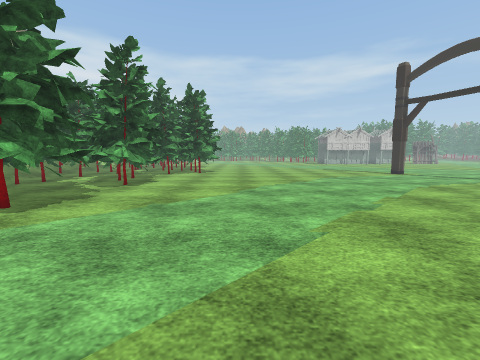
[1] (above)

24 first-person views from a walk through a 3-D level made in the Unity game engine. The camera is 1.3 m above the floor, tilts 6° down and sees 90° across. The floor is counted in squares, 1 m on a side. Each view is taken from the middle of a square. On the plan, view 1 faces up. The plan holds only what a view shows up to about 12 squares ahead; the rest is blank. The place goes on beyond the plan. The player is left out. Some animated figures are not drawn. Some surface patterns are stand-ins.

[2]
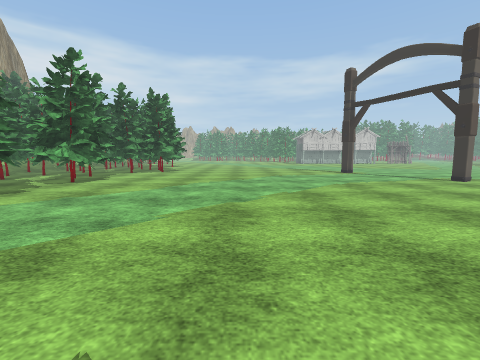

[3]
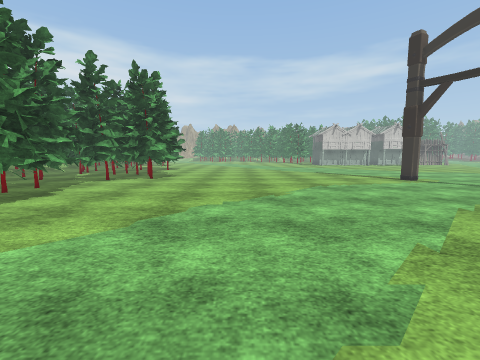

[4]
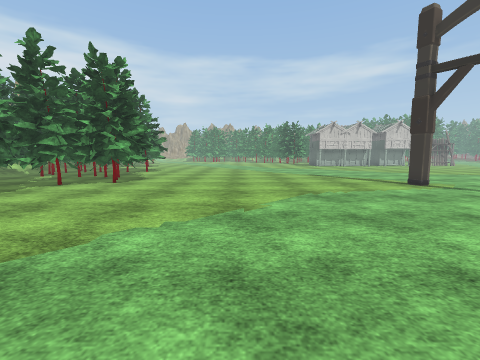

[5]
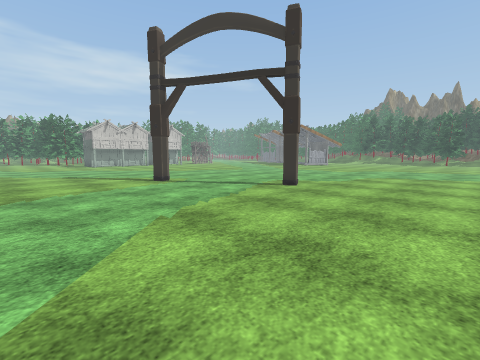

[6]
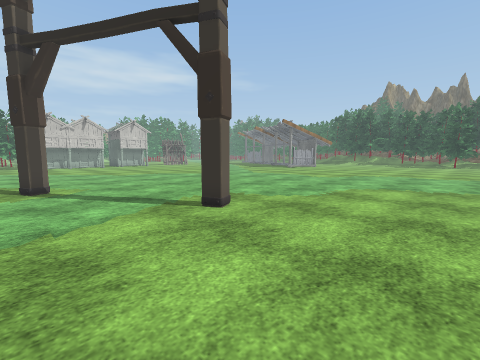

[7]
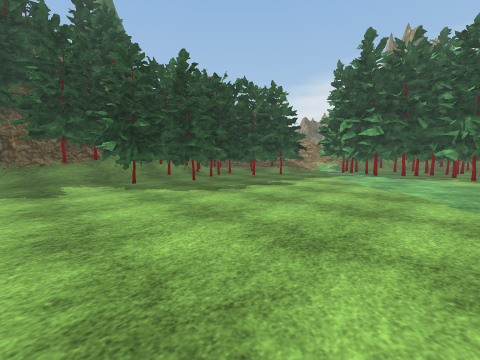

[8]
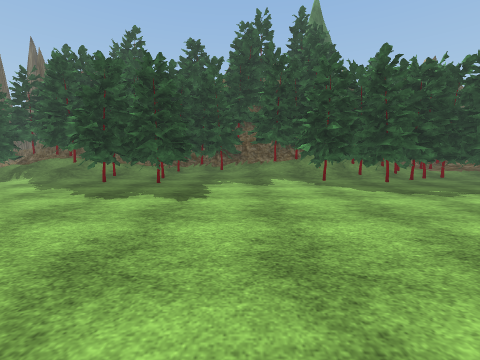

[9]
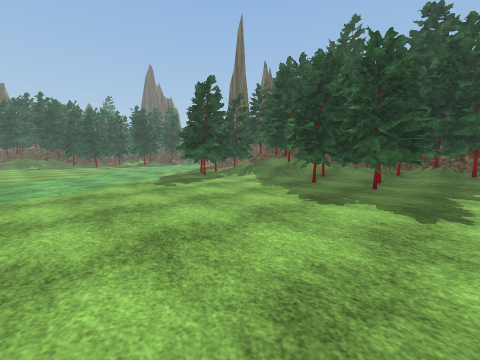

[10]
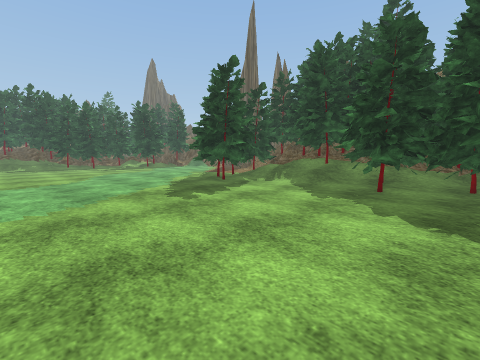

[11]
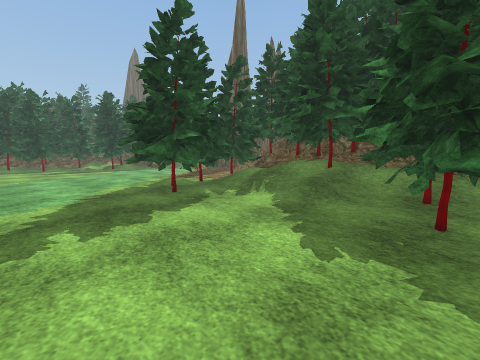

[12]
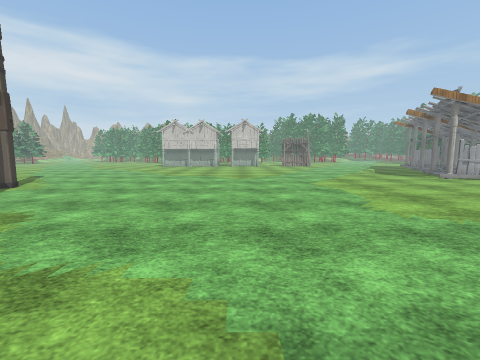

[13]
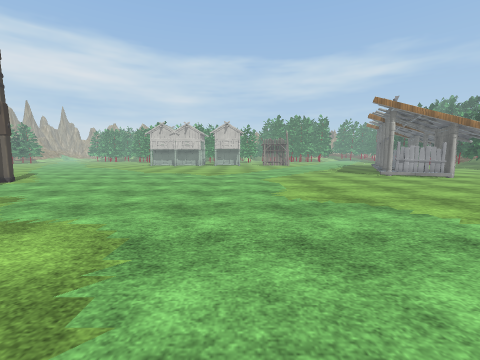

[14]
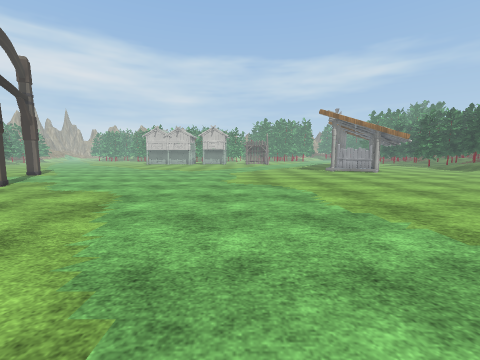

[15]
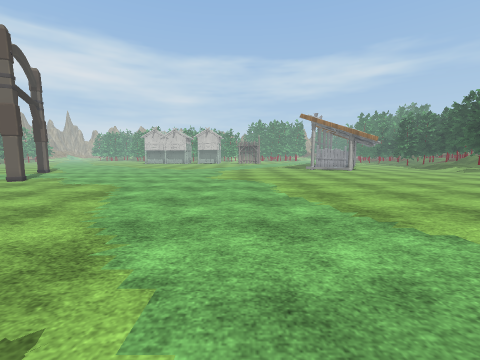

[16]
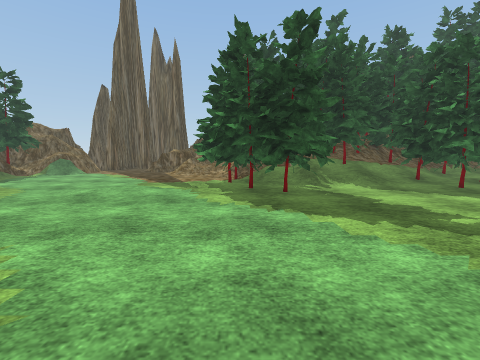

[17]
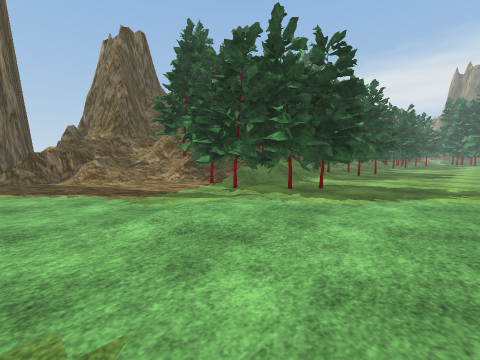

[18]
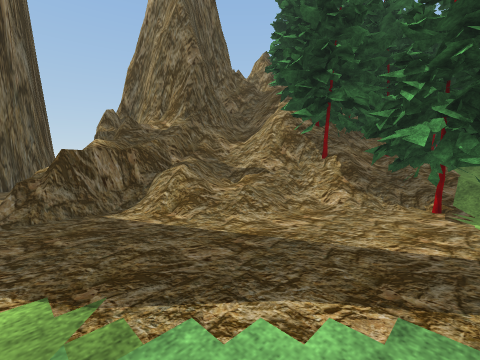

[19]
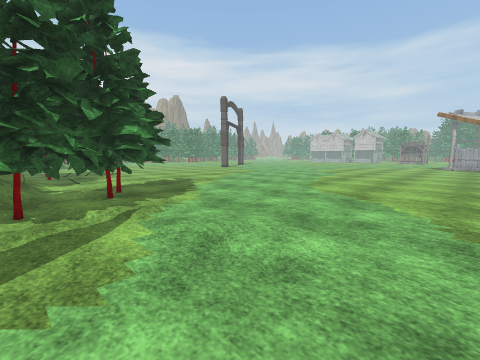

[20]
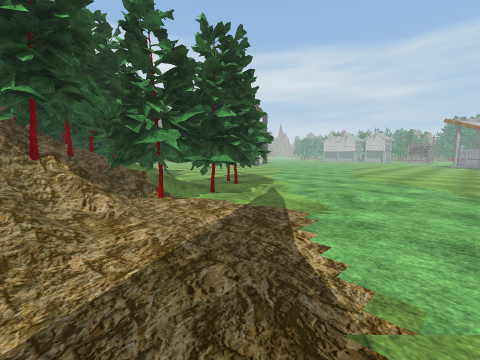

[21]
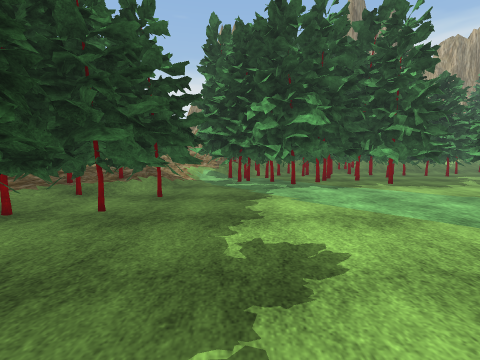

[22]
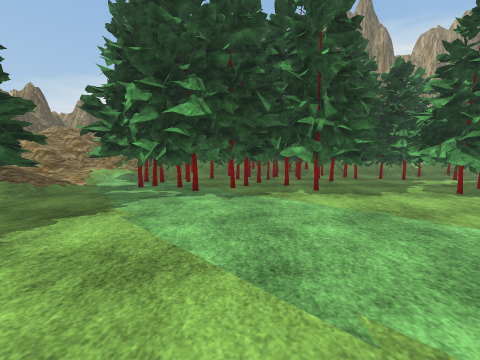

[23]
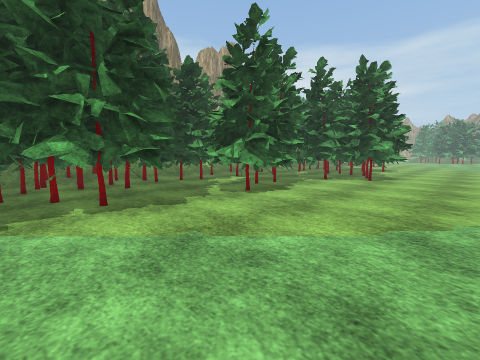

[24]
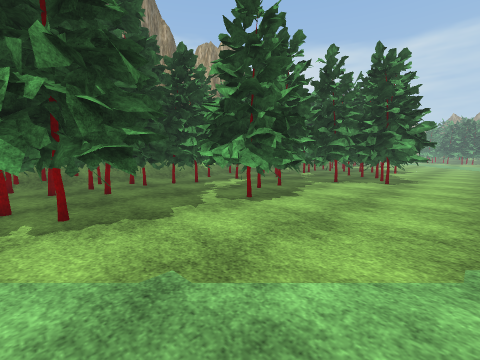

### Floor plan
Key: @ floor where view 1 was taken; # wall or solid block; . main floor; : floor 0.25 m higher than the main floor; / step, stairs or slope; = window, fence, low wall or low ledge; ^ raised ledge; T thing the floor can be seen under or through; O other object.
Columns run from 9 left of view 1 to 33 right of it. Each row starts with its distance up from view 1.
 19        #...   .... ......................
 18        #.................................
 17       ##............O......................
 16     ### ............O......................
 15     ##....................................
 14     #....................................
 13    ##......................................
 12 #####......................................
 11 # .###.................O...................
 10 #..###.....................................
  9 # ..##.....................................
  8 ###........................................
  7  ####......................................
  6    ##......................................
  5     #......................................
  4     #......................................
  3     #......................................
  2     ##.....................................
  1     ##.....................................
  0     ##...@.................................
 -1     #......................................
 -2     #.##.........................TT........
 -3       ####..###........#####....TTTTT......
 -4         ##########.....## ## ...TTTTT.//...
 -5                 ##/:...#   ##////.TTT#.....
 -6                  #/:.:.#    #/# //####.....
 -7                  ##/ ###    ####//###......
 -8                  #####        ###/###......
 -9                                ##### ......
-10                                  ##=O//....
-11                                   ###///...
-12                                   ##/////..
-13                                    #///=###
-14                                    #==^^##=
-15                                    ###^

Positions as (right, up) in squares from view 1, and headings:
1: (0, 0), facing up
2: (3, -1), facing up
3: (2, 4), facing up
4: (3, 6), facing up
5: (5, 5), facing up-right
6: (10, 6), facing up-right
7: (11, 6), facing down-left
8: (11, 7), facing down
9: (12, 6), facing down-right
10: (15, 5), facing down-right
11: (17, 1), facing down-right
12: (20, 7), facing up
13: (22, 5), facing up
14: (24, 1), facing up
15: (25, -1), facing up
16: (26, 5), facing down
17: (33, 1), facing down-left
18: (33, -7), facing down-left
19: (33, -6), facing up-left
20: (33, -11), facing up-left
21: (5, -1), facing left
22: (3, 3), facing left
23: (1, 4), facing up-left
24: (0, 5), facing up-left
